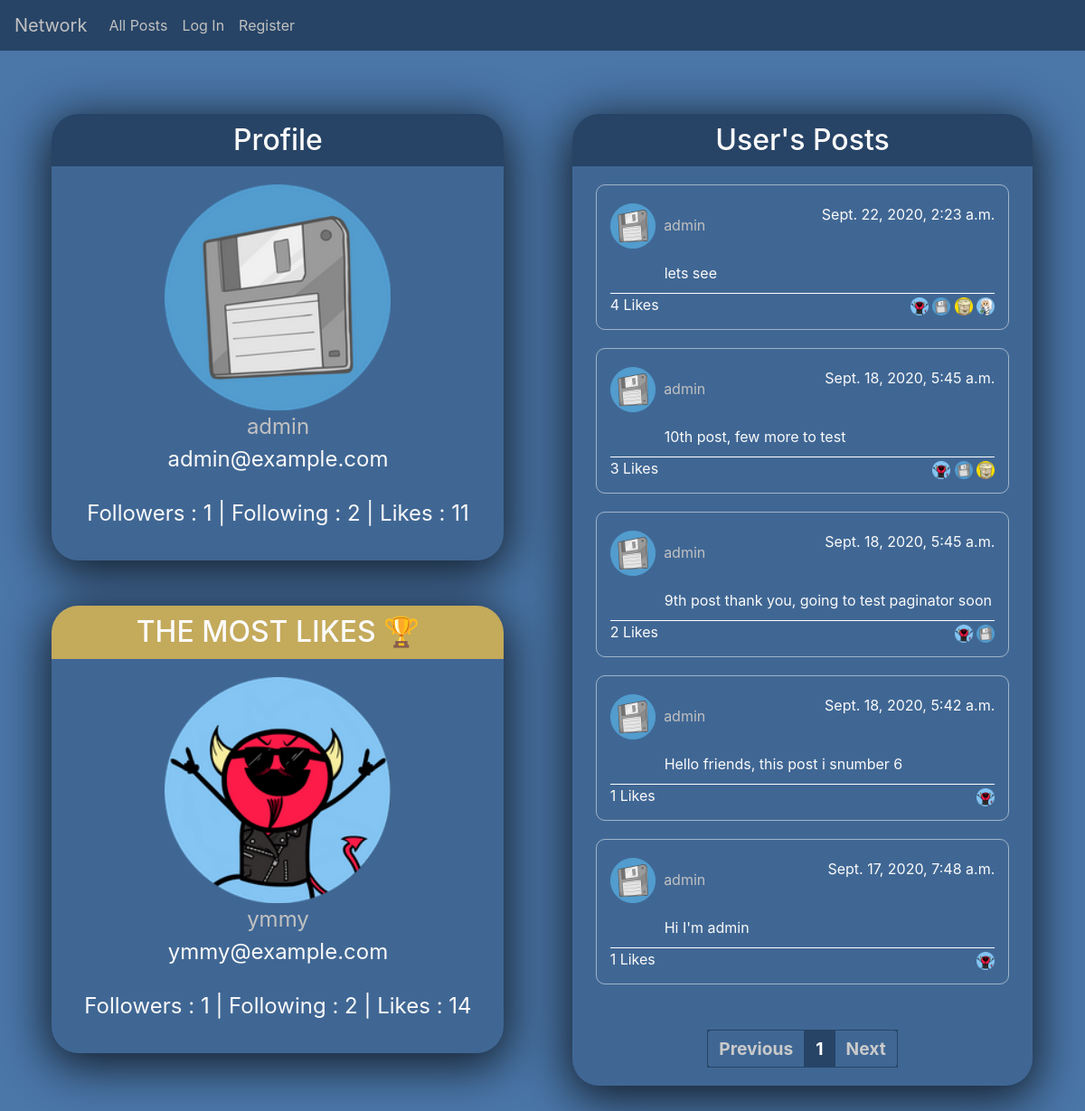
The page /profile/2 on the database as committed earlier.
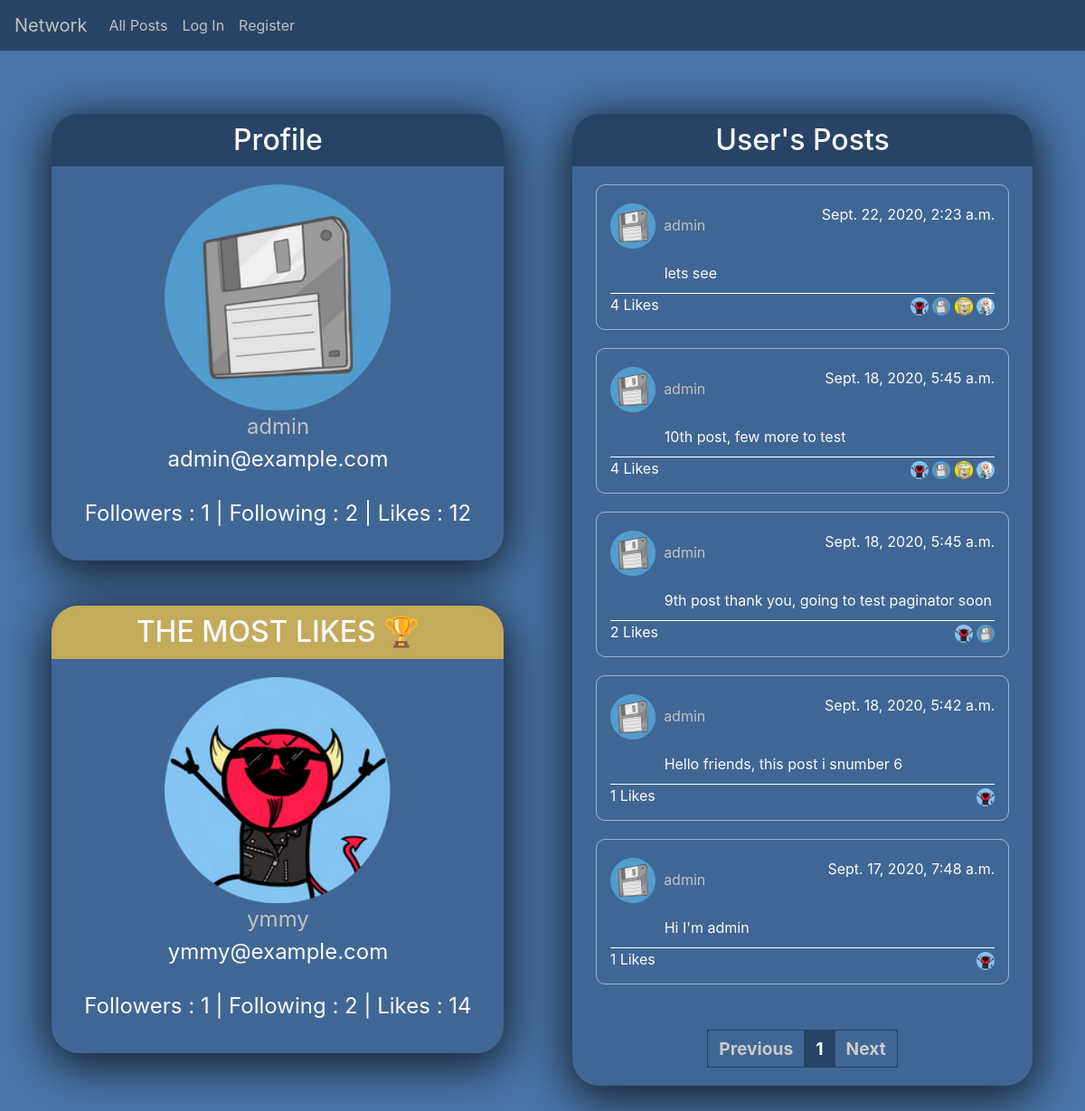
The same page on the database as committed later.
### network/models.py (models this page shows)
class User(AbstractUser):
    avatar = models.TextField(default="avatar_bucket.png")
    like_count = models.PositiveSmallIntegerField(default=0, blank=True, null=True)
    followers = models.ManyToManyField("User", related_name="followers_id")
    following = models.ManyToManyField("User", related_name="following_id")
    pass

class Post(models.Model):
    username = models.ForeignKey("User", on_delete=models.CASCADE, related_name="user")
    like_count = models.PositiveSmallIntegerField(default=0, blank=True, null=True)
    liked_user_count = models.ManyToManyField("Post", related_name="liked_id")
    body = models.TextField(blank=True)
    timestamp = models.DateTimeField(auto_now_add=True)

### network/views.py (the view)
# urls.py: path("profile/<int:profile_id>", views.profile, name="profile"),
def profile(request,profile_id):
    profile = User.objects.get(
            id=profile_id
            )
    users = User.objects.all()
    topuser = User.objects.all().order_by("-like_count").first()
    liked = Post.objects.filter(
            liked_user_count=request.user.id
        ).all().values()
    liked_posts = []
    for i in range(len(liked)):
        liked_posts.append(liked[i]["id"])
    following = User.objects.filter(
            followers=request.user.id
        ).all().values()
    following_users = []
    for i in range(len(following)):
        following_users.append(following[i]["id"])
    posts = Post.objects.all().filter(
            username_id=profile_id
        ).order_by("-timestamp").all()
    paginator = Paginator(posts, 5)
    page_number = request.GET.get('page')
    page_obj = paginator.get_page(page_number)
    return  render(request, "network/profile.html", {'profile': profile,'posts': posts, "users": users,'page_obj': page_obj, 'liked_posts': liked_posts, 'following_users' : following_users, 'topuser': topuser})

### network/templates/network/profile.html (shortened to what this page needs)
{% extends "network/layout.html" %}
{% block body %}
<section id="profile">
    <div class="card-container">
        <div class="profile-card">
            <h2>Profile</h2>
            <img src="../../static/network/img/avatars/{{ profile.avatar }}" alt=""> <br>
            <a href="/profile/{{ profile.id }}"> {{ profile.username }} </a> <br>
            <p class="email">{{ profile.email }}</p> <br>
            <p class="count">Followers&nbsp;:&nbsp;{{ profile.followers.count }} | Following&nbsp;:&nbsp;{{ profile.following.count }} | Likes&nbsp;:&nbsp;{{ profile.like_count }}</p><br>
        </div>
        <div class="profile-card leader2">
            <h2>THE MOST LIKES 🏆</h2>
            <img id="profile_avatar" src="../../static/network/img/avatars/{{ topuser.avatar }}" alt=""> <br>
            <a href="/profile/{{ topuser.id }}"> {{ topuser.username }} </a> <br>
            <p class="email">{{ topuser.email }}</p> <br>
            <p class="count">Followers&nbsp;:&nbsp;{{ topuser.followers.count }} | Following&nbsp;:&nbsp;{{ topuser.following.count }} | Likes&nbsp;:&nbsp;{{ topuser.like_count }}</p><br>
        </div>
    </div>
    <div class="posts_container">
        <div class="posts">
            <h2>User's Posts</h2>
            {% for post in page_obj %}
            <div class="post">
                <div class="top-info">
                    <div class="poster-info">
                        {% for profile in users %}
                            {% if post.username_id == profile.id  %}
                                <a href="/profile/{{ profile.id }}">
                                    <img src="../../static/network/img/avatars/{{ profile.avatar }}" alt="">
                                </a>
                            {% endif %}
                        {% endfor %}
                        <a class="profile_link" href="/profile/{{ post.username_id }}"> {{ post.username }} </a>
                    </div>
                    <div class="poster-timestamp">
                        <p>{{ post.timestamp }}</p>
                    </div>
                </div>
                <div class="middle-info">
                    <p class="post_body" style="display: block;">{{ post.body }}</p>
                </div>
                <div class="bottom-info">
                    <div class="like-info">
                        <span id="like_for_{{ post.id }}">{{ post.liked_user_count.all.count }}</span>
                        {% if user.is_authenticated %}
                            {% if post.id in liked_posts %}
                                <button class="unlike_button" data-page = "{{ post.id }}"><i class="fas fa-heart"></i></button>
                            {% else %}
                                <button class="like_button" data-page = "{{ post.id }}"><i class="far fa-heart"></i></button>
                            {% endif %}
                        {% else %}
                        <span>Likes</span>
                        {% endif %}
                    </div>
                    <div id="like_avatars_{{ post.id }}">
                        {% for liked in post.liked_user_count.all %}
                            {% for profile in users %}
                                {% if liked.id == profile.id  %}
                                    <a href="/profile/{{ profile.id }}">
                                        <img width="20px" src="../../static/network/img/avatars/{{ profile.avatar }}" alt="">
                                    </a>
                                {% endif %}
                            {% endfor %}
                        {% endfor %}
                    </div>
                </div>
            </div>
            {% endfor %}
            <nav aria-label="Page navigation example">
                <ul class="paginator">
                    {% if page_obj.has_previous %}
                    <li class="page-item">
                        <a class="page-link " href="?page={{ page_obj.previous_page_number }}" tabindex="-1" aria-disabled="true">Previous</a>
                    </li>
                    {% else %}
                    <li class="page-item disabled">
                        <a class="page-link" href="#" tabindex="-1" aria-disabled="true">Previous</a>
                    </li>
                    {% endif %}
                    {% for page in page_obj.paginator.page_range %}
                    {% if page == page_obj.number %}
                    <li class="page-item"><a class="page-link active-link" href="?page={{ page }}">{{ page }}</a></li>
                    {% else %}
                        <li class="page-item"><a class="page-link" href="?page={{ page }}">{{ page }}</a></li>
                    {% endif %}
                    {% endfor %}
                    {% if page_obj.has_next %}
                    <li class="page-item">
                        <a class="page-link" href="?page={{ page_obj.next_page_number }}" tabindex="-1" aria-disabled="true">Next</a>
                    </li>
                    {% else %}
                    <li class="page-item disabled">
                        <a class="page-link" href="#" tabindex="-1" aria-disabled="true">Next</a>
                    </li>
                    {% endif %}
                </ul>
            </nav>
        </div>
    </div>
</section>
{% endblock %}

### network/templates/network/layout.html (shortened to what this page needs)
{% load static %}
<!DOCTYPE html>
<html lang="en">
    <head>
        <link rel="stylesheet" href="https://stackpath.bootstrapcdn.com/bootstrap/4.4.1/css/bootstrap.min.css">
        <link href="{% static '/network/styles/styles.css' %}" rel="stylesheet">
    </head>
    <body>
          <nav class="navbar navbar-expand-sm">
            <a class="navbar-brand" href="{% url 'index' %}">Network</a>
            <div class="collapse navbar-collapse" id="navbarSupportedContent">
                <ul class="navbar-nav mr-auto">
                    <li class="nav-item">
                      <a id="all_posts"class="nav-link" href="{% url 'index' %}">All Posts</a>
                    </li>
                    {% if user.is_authenticated %}
                        <li class="nav-item">
                            <a id="following_posts" class="nav-link" href="{% url 'following_posts' %}">Following</a>
                        </li>
                        <li class="nav-item">
                            <a class="nav-link" href="{% url 'logout' %}">Log Out</a>
                        </li>
                    {% else %}
                        <li class="nav-item">
                            <a class="nav-link" href="{% url 'login' %}">Log In</a>
                        </li>
                        <li class="nav-item">
                            <a class="nav-link" href="{% url 'register' %}">Register</a>
                        </li>
                    {% endif %}
                  </ul>
            </div>
          </nav>
        <div class="body">
            {% block body %}
            {% endblock %}
        </div>
    </body>
</html>

Rows that differ between the two databases and show on the page:
changed User "admin": like_count "11" → "12"
changed Post (number 5 of 9 on the later page): gains User (avatar (picture))
changed Post "10th post, few more to test": liked_user_count.all.count "3" → "4"
